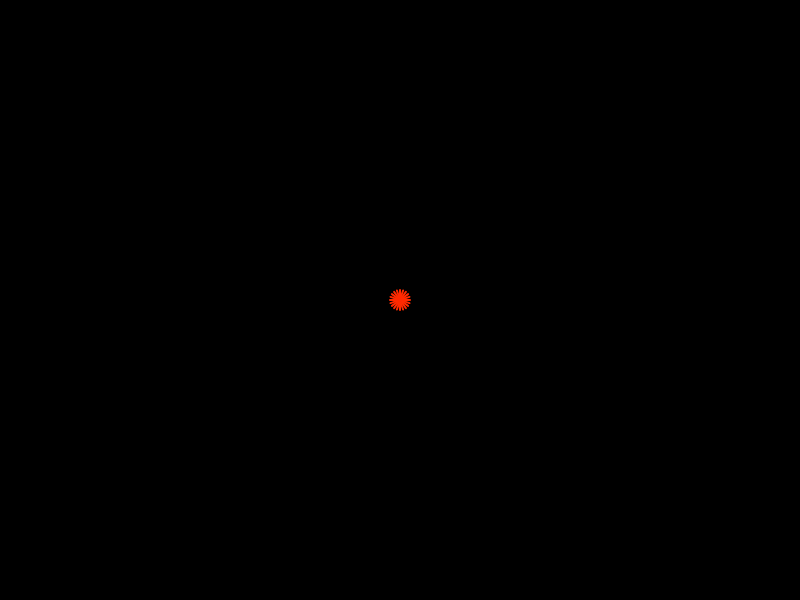
Frame 1 (no input)
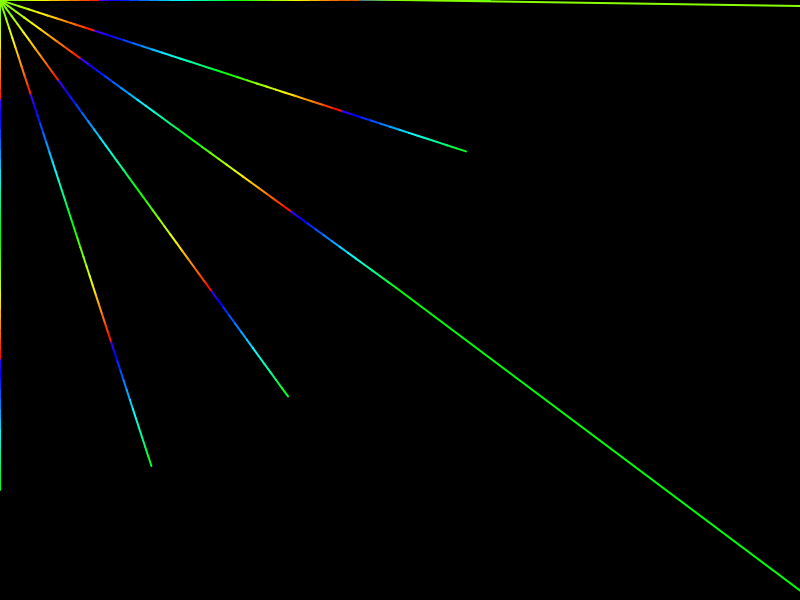
Frame 60 (no input)
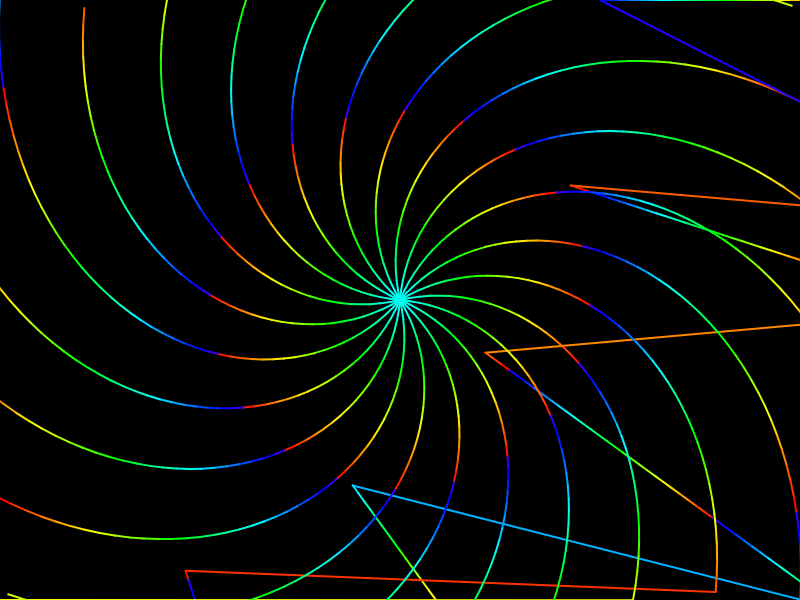
Frame 120 (the mouse pressed at the canvas centre since frame 60)

The p5.js sketch that drew these frames (run headless with seeded random() and noise() and a simulated clock; from frame 60 on, the mouse is pressed at the canvas centre):

// p5.js sketch
// ── sketch.js
let speed = 10;
let jetPeriod = 1;
let pulsePeriod = 0;
let source;
function setup() {
  createCanvas(displayWidth, displayHeight);
  colorMode(HSB)
  stroke(255);
  strokeWeight(2)
  source = new Source(createVector(width/2, height/2), 20);
}

function draw() {
  background(0);
  source.update();
  source.show();
  if (frameCount > 10)
    source.setPosition(createVector(mouseX, mouseY))
  if(mouseIsPressed){
    source.setAngleOffset(source.angleOffset - .03)
  }
}

function mousePressed() {
}


function isOffScreen(position) {
  return position.x > width
    || position.y > height
    || position.x < 0
    || position.y < 0
}

class Particle {
  constructor(position, velocity) {
    this.position = position;
    this.velocity = velocity;
  }

  update() {
    this.position.add(this.velocity);
  }
}

class Jet {
  constructor(position, velocity, period) {
    this.position = position;
    this.velocity = velocity;
    this.particles = [];
    this.period = period;
    this.age = 0;
  }

  spawn() {
    this.particles.push(new Particle(this.position.copy(), this.velocity.copy()));
  }

  clearOffscreen() {
    for (let i = this.particles.length - 1; i >= 0; i--) {
      let p = this.particles[i].position;
      if (isOffScreen(p)) {
        this.particles.splice(i, 1)
      }
    }
  }

  update() {
    this.clearOffscreen()
    if (this.age % this.period == 0) {
      this.spawn();
    }
    for (let p of this.particles) {
      p.update();
    }
    this.age++;
  }

  rotate(angle) {
    this.velocity.rotate(angle)
  }

  show() {
    push();
    noFill();
    let hu = this.age * speed % 256;
    stroke(hu, 255, 255)
    let a = this.particles[this.particles.length - 1].position;
    let b = this.position;
    line(a.x, a.y, b.x, b.y)
    for (let i = this.particles.length - 1; i > 0; i--) {
      let particle = this.particles[i];
      let prev = this.particles[i - 1]
      let a = particle.position;
      let b = prev.position;
      stroke(hu, 255, 255)
      line(a.x, a.y, b.x, b.y)
      hu += 256 - speed
      hu = hu % 256
    }
    pop();
  }
}

class Pulse {
  constructor(position, speed) {
    this.position = position;
    this.speed = speed;
    this.radius = 0;
  }

  update() {
    this.radius += this.speed;
  }

  show() {
    push()
    noFill()
    stroke(255, 50)
    let p = this.position;
    ellipse(p.x, p.y, this.radius * 2);
    pop()
  }
}

class Pulser {
  constructor(position, period, speed) {
    this.position = position;
    this.period = period;
    this.speed = speed;
    this.pulses = [];
    this.age = 0;
  }

  spawn() {
    this.pulses.push(new Pulse(this.position.copy(), this.speed));
  }

  update() {
    if (this.age % this.period == 0) {
      this.spawn();
    }

    for (let pulse of this.pulses) {
      pulse.update()
    }

    this.age++;
  }

  show() {
    for (let pulse of this.pulses) {
      pulse.show();
    }
  }
}

class Source {
  constructor(position, numJets) {
    this.position = position;
    this.jets = [];
    this.angleOffset = 0;
    for (let i = 0; i < numJets; i++) {
      let angle = i * TWO_PI / numJets;
      let velocity = p5.Vector.fromAngle(angle).mult(speed);
      this.jets.push(new Jet(this.position, velocity, jetPeriod));
    }
    this.pulser = new Pulser(this.position, pulsePeriod, speed);
  }

  setPosition(p) {
    this.position = p;
    for (const jet of this.jets) {
      jet.position = p;
    }
    this.pulser.position = p;
  }

  setAngleOffset(angleOffset) {
    for (let jet of this.jets) {
      jet.velocity.rotate(angleOffset - this.angleOffset)
    }
    this.angleOffset = angleOffset;
  }

  update() {
    for (const jet of this.jets) {
      jet.update();
    }
    this.pulser.update();
  }

  show() {
    this.pulser.show();
    for (const jet of this.jets) {
      jet.show()
    }
  }
}
